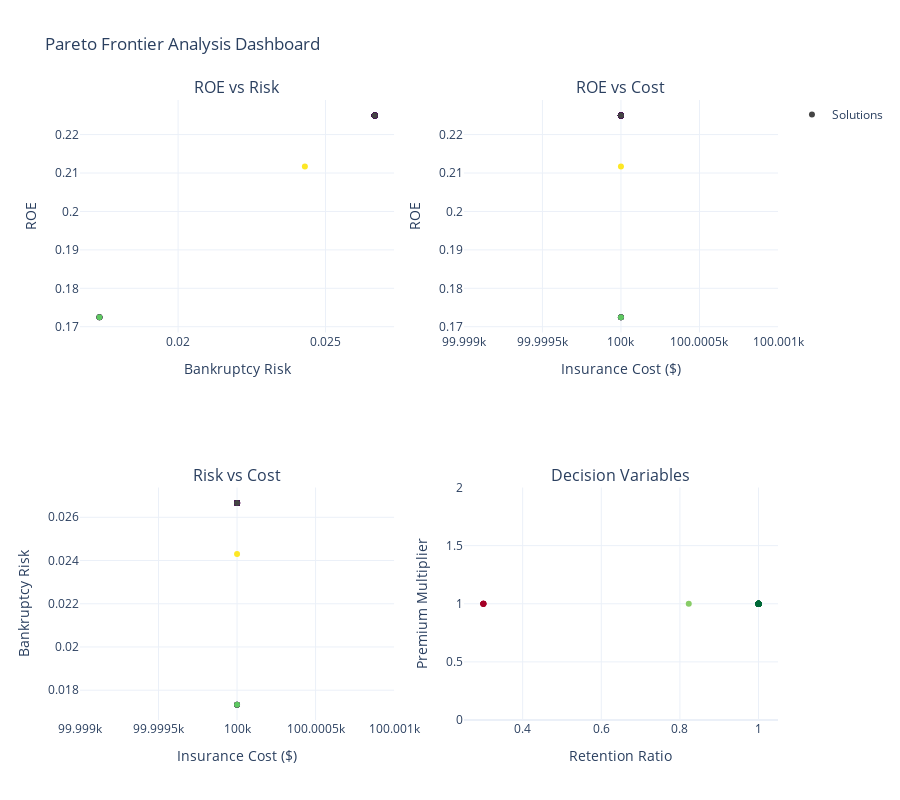

Notebook code for this chart:
### Markdown cell above
## 7. Interactive Dashboard for Decision Making

### Code cell
# Create comprehensive dashboard with multiple views
from plotly.subplots import make_subplots
import plotly.graph_objects as go

# Use the 3D frontier points for comprehensive analysis
df_full = frontier_3d.to_dataframe()

# Create subplots
fig = make_subplots(
    rows=2, cols=2,
    subplot_titles=(
        "ROE vs Risk",
        "ROE vs Cost",
        "Risk vs Cost",
        "Decision Variables"
    ),
    specs=[
        [{"type": "scatter"}, {"type": "scatter"}],
        [{"type": "scatter"}, {"type": "scatter"}]
    ]
)

# ROE vs Risk
fig.add_trace(
    go.Scatter(
        x=df_full['bankruptcy_risk'],
        y=df_full['ROE'],
        mode='markers',
        marker=dict(color=df_full['crowding_distance'], colorscale='Viridis'),
        name='Solutions',
        text=[f"Point {i}" for i in range(len(df_full))],
        hovertemplate="Risk: %{x:.3f}<br>ROE: %{y:.3f}<extra></extra>"
    ),
    row=1, col=1
)

# ROE vs Cost
fig.add_trace(
    go.Scatter(
        x=df_full['insurance_cost'],
        y=df_full['ROE'],
        mode='markers',
        marker=dict(color=df_full['crowding_distance'], colorscale='Viridis'),
        name='Solutions',
        showlegend=False,
        hovertemplate="Cost: $%{x:,.0f}<br>ROE: %{y:.3f}<extra></extra>"
    ),
    row=1, col=2
)

# Risk vs Cost
fig.add_trace(
    go.Scatter(
        x=df_full['insurance_cost'],
        y=df_full['bankruptcy_risk'],
        mode='markers',
        marker=dict(color=df_full['crowding_distance'], colorscale='Viridis'),
        name='Solutions',
        showlegend=False,
        hovertemplate="Cost: $%{x:,.0f}<br>Risk: %{y:.3f}<extra></extra>"
    ),
    row=2, col=1
)

# Decision Variables (Retention vs Premium Multiplier)
fig.add_trace(
    go.Scatter(
        x=df_full['decision_var_0'],  # Retention
        y=df_full['decision_var_1'],  # Premium multiplier
        mode='markers',
        marker=dict(color=df_full['ROE'], colorscale='RdYlGn'),
        name='Solutions',
        showlegend=False,
        hovertemplate="Retention: %{x:.1%}<br>Premium Mult: %{y:.2f}x<extra></extra>"
    ),
    row=2, col=2
)

# Update layout
fig.update_xaxes(title_text="Bankruptcy Risk", row=1, col=1)
fig.update_yaxes(title_text="ROE", row=1, col=1)
fig.update_xaxes(title_text="Insurance Cost ($)", row=1, col=2)
fig.update_yaxes(title_text="ROE", row=1, col=2)
fig.update_xaxes(title_text="Insurance Cost ($)", row=2, col=1)
fig.update_yaxes(title_text="Bankruptcy Risk", row=2, col=1)
fig.update_xaxes(title_text="Retention Ratio", row=2, col=2)
fig.update_yaxes(title_text="Premium Multiplier", row=2, col=2)

fig.update_layout(
    height=800,
    title_text="Pareto Frontier Analysis Dashboard",
    showlegend=True,
    template="plotly_white"
)

fig.show()

### Figure 1 — Plotly figure (JSON) as saved in the notebook; plotly's stock layout.template omitted (floating-point values rounded to 4 significant figures)
{"data": [{"hovertemplate": "Risk: %{x:.3f}<br>ROE: %{y:.3f}<extra></extra>", "marker": {"color": [Infinity, Infinity, 0.0, 0.0, 0.0, 0.0, 0.0, 0.0, 0.0, 0.0, 0.0, 0.0, 0.0, 0.0, 0.0, 0.0, 0.0, 0.0, 0.0, 0.0, 0.0, 0.0, 0.0, 0.0, 0.0, 0.0, 0.0, 0.0, 0.0, 0.0, 2.0, 0.0, 0.0, 0.0, 0.0, 0.0, 0.0, 0.0, 1.493, Infinity], "colorscale": [[0, "#440154"], [0.1111, "#482878"], [0.2222, "#3e4989"], [0.3333, "#31688e"], [0.4444, "#26828e"], [0.5556, "#1f9e89"], [0.6667, "#35b779"], [0.7778, "#6ece58"], [0.8889, "#b5de2b"], [1, "#fde725"]]}, "mode": "markers", "name": "Solutions", "text": ["Point 0", "Point 1", "Point 2", "Point 3", "Point 4", "Point 5", "Point 6", "Point 7", "Point 8", "Point 9", "Point 10", "Point 11", "Point 12", "Point 13", "Point 14", "Point 15", "Point 16", "Point 17", "Point 18", "Point 19", "Point 20", "Point 21", "Point 22", "Point 23", "Point 24", "Point 25", "Point 26", "Point 27", "Point 28", "Point 29", "Point 30", "Point 31", "Point 32", "Point 33", "Point 34", "Point 35", "Point 36", "Point 37", "Point 38", "Point 39"], "type": "scatter", "x": [0.02667, 0.01733, 0.02667, 0.02667, 0.02667, 0.02667, 0.02667, 0.02667, 0.02667, 0.02667, 0.02667, 0.02667, 0.02667, 0.02667, 0.02667, 0.02667, 0.02667, 0.02667, 0.02667, 0.01733, 0.02667, 0.02667, 0.02667, 0.02667, 0.02667, 0.02667, 0.02667, 0.02667, 0.01733, 0.02667, 0.0243, 0.02667, 0.02667, 0.02667, 0.02667, 0.02667, 0.02667, 0.02667, 0.01733, 0.02667], "xaxis": "x", "y": [0.225, 0.1725, 0.225, 0.225, 0.225, 0.225, 0.225, 0.225, 0.225, 0.225, 0.225, 0.225, 0.225, 0.225, 0.225, 0.225, 0.225, 0.225, 0.225, 0.1725, 0.225, 0.225, 0.225, 0.225, 0.225, 0.225, 0.225, 0.225, 0.1725, 0.225, 0.2117, 0.225, 0.225, 0.225, 0.225, 0.225, 0.225, 0.225, 0.1725, 0.225], "yaxis": "y"}, {"hovertemplate": "Cost: $%{x:,.0f}<br>ROE: %{y:.3f}<extra></extra>", "marker": {"color": [Infinity, Infinity, 0.0, 0.0, 0.0, 0.0, 0.0, 0.0, 0.0, 0.0, 0.0, 0.0, 0.0, 0.0, 0.0, 0.0, 0.0, 0.0, 0.0, 0.0, 0.0, 0.0, 0.0, 0.0, 0.0, 0.0, 0.0, 0.0, 0.0, 0.0, 2.0, 0.0, 0.0, 0.0, 0.0, 0.0, 0.0, 0.0, 1.493, Infinity], "colorscale": [[0, "#440154"], [0.1111, "#482878"], [0.2222, "#3e4989"], [0.3333, "#31688e"], [0.4444, "#26828e"], [0.5556, "#1f9e89"], [0.6667, "#35b779"], [0.7778, "#6ece58"], [0.8889, "#b5de2b"], [1, "#fde725"]]}, "mode": "markers", "name": "Solutions", "showlegend": false, "type": "scatter", "x": [100000.0, 100000.0, 100000.0, 100000.0, 100000.0, 100000.0, 100000.0, 100000.0, 100000.0, 100000.0, 100000.0, 100000.0, 100000.0, 100000.0, 100000.0, 100000.0, 100000.0, 100000.0, 100000.0, 100000.0, 100000.0, 100000.0, 100000.0, 100000.0, 100000.0, 100000.0, 100000.0, 100000.0, 100000.0, 100000.0, 100000.0, 100000.0, 100000.0, 100000.0, 100000.0, 100000.0, 100000.0, 100000.0, 100000.0, 100000.0], "xaxis": "x2", "y": [0.225, 0.1725, 0.225, 0.225, 0.225, 0.225, 0.225, 0.225, 0.225, 0.225, 0.225, 0.225, 0.225, 0.225, 0.225, 0.225, 0.225, 0.225, 0.225, 0.1725, 0.225, 0.225, 0.225, 0.225, 0.225, 0.225, 0.225, 0.225, 0.1725, 0.225, 0.2117, 0.225, 0.225, 0.225, 0.225, 0.225, 0.225, 0.225, 0.1725, 0.225], "yaxis": "y2"}, {"hovertemplate": "Cost: $%{x:,.0f}<br>Risk: %{y:.3f}<extra></extra>", "marker": {"color": [Infinity, Infinity, 0.0, 0.0, 0.0, 0.0, 0.0, 0.0, 0.0, 0.0, 0.0, 0.0, 0.0, 0.0, 0.0, 0.0, 0.0, 0.0, 0.0, 0.0, 0.0, 0.0, 0.0, 0.0, 0.0, 0.0, 0.0, 0.0, 0.0, 0.0, 2.0, 0.0, 0.0, 0.0, 0.0, 0.0, 0.0, 0.0, 1.493, Infinity], "colorscale": [[0, "#440154"], [0.1111, "#482878"], [0.2222, "#3e4989"], [0.3333, "#31688e"], [0.4444, "#26828e"], [0.5556, "#1f9e89"], [0.6667, "#35b779"], [0.7778, "#6ece58"], [0.8889, "#b5de2b"], [1, "#fde725"]]}, "mode": "markers", "name": "Solutions", "showlegend": false, "type": "scatter", "x": [100000.0, 100000.0, 100000.0, 100000.0, 100000.0, 100000.0, 100000.0, 100000.0, 100000.0, 100000.0, 100000.0, 100000.0, 100000.0, 100000.0, 100000.0, 100000.0, 100000.0, 100000.0, 100000.0, 100000.0, 100000.0, 100000.0, 100000.0, 100000.0, 100000.0, 100000.0, 100000.0, 100000.0, 100000.0, 100000.0, 100000.0, 100000.0, 100000.0, 100000.0, 100000.0, 100000.0, 100000.0, 100000.0, 100000.0, 100000.0], "xaxis": "x3", "y": [0.02667, 0.01733, 0.02667, 0.02667, 0.02667, 0.02667, 0.02667, 0.02667, 0.02667, 0.02667, 0.02667, 0.02667, 0.02667, 0.02667, 0.02667, 0.02667, 0.02667, 0.02667, 0.02667, 0.01733, 0.02667, 0.02667, 0.02667, 0.02667, 0.02667, 0.02667, 0.02667, 0.02667, 0.01733, 0.02667, 0.0243, 0.02667, 0.02667, 0.02667, 0.02667, 0.02667, 0.02667, 0.02667, 0.01733, 0.02667], "yaxis": "y3"}, {"hovertemplate": "Retention: %{x:.1%}<br>Premium Mult: %{y:.2f}x<extra></extra>", "marker": {"color": [0.225, 0.1725, 0.225, 0.225, 0.225, 0.225, 0.225, 0.225, 0.225, 0.225, 0.225, 0.225, 0.225, 0.225, 0.225, 0.225, 0.225, 0.225, 0.225, 0.1725, 0.225, 0.225, 0.225, 0.225, 0.225, 0.225, 0.225, 0.225, 0.1725, 0.225, 0.2117, 0.225, 0.225, 0.225, 0.225, 0.225, 0.225, 0.225, 0.1725, 0.225], "colorscale": [[0, "rgb(165,0,38)"], [0.1, "rgb(215,48,39)"], [0.2, "rgb(244,109,67)"], [0.3, "rgb(253,174,97)"], [0.4, "rgb(254,224,139)"], [0.5, "rgb(255,255,191)"], [0.6, "rgb(217,239,139)"], [0.7, "rgb(166,217,106)"], [0.8, "rgb(102,189,99)"], [0.9, "rgb(26,152,80)"], [1, "rgb(0,104,55)"]]}, "mode": "markers", "name": "Solutions", "showlegend": false, "type": "scatter", "x": [1.0, 0.3, 1.0, 1.0, 1.0, 1.0, 1.0, 1.0, 1.0, 1.0, 1.0, 1.0, 1.0, 1.0, 1.0, 1.0, 1.0, 1.0, 1.0, 0.3, 1.0, 1.0, 1.0, 1.0, 1.0, 1.0, 1.0, 1.0, 0.3, 1.0, 0.8225, 1.0, 1.0, 1.0, 1.0, 1.0, 1.0, 1.0, 0.3, 1.0], "xaxis": "x4", "y": [1.0, 1.0, 1.0, 1.0, 1.0, 1.0, 1.0, 1.0, 1.0, 1.0, 1.0, 1.0, 1.0, 1.0, 1.0, 1.0, 1.0, 1.0, 1.0, 1.0, 1.0, 1.0, 1.0, 1.0, 1.0, 1.0, 1.0, 1.0, 1.0, 1.0, 1.0, 1.0, 1.0, 1.0, 1.0, 1.0, 1.0, 1.0, 1.0, 1.0], "yaxis": "y4"}], "layout": {"annotations": [{"font": {"size": 16}, "showarrow": false, "text": "ROE vs Risk", "x": 0.225, "xanchor": "center", "xref": "paper", "y": 1, "yanchor": "bottom", "yref": "paper"}, {"font": {"size": 16}, "showarrow": false, "text": "ROE vs Cost", "x": 0.775, "xanchor": "center", "xref": "paper", "y": 1, "yanchor": "bottom", "yref": "paper"}, {"font": {"size": 16}, "showarrow": false, "text": "Risk vs Cost", "x": 0.225, "xanchor": "center", "xref": "paper", "y": 0.375, "yanchor": "bottom", "yref": "paper"}, {"font": {"size": 16}, "showarrow": false, "text": "Decision Variables", "x": 0.775, "xanchor": "center", "xref": "paper", "y": 0.375, "yanchor": "bottom", "yref": "paper"}], "height": 800, "showlegend": true, "title": {"text": "Pareto Frontier Analysis Dashboard"}, "xaxis": {"anchor": "y", "domain": [0, 0.45], "title": {"text": "Bankruptcy Risk"}}, "xaxis2": {"anchor": "y2", "domain": [0.55, 1], "title": {"text": "Insurance Cost ($)"}}, "xaxis3": {"anchor": "y3", "domain": [0, 0.45], "title": {"text": "Insurance Cost ($)"}}, "xaxis4": {"anchor": "y4", "domain": [0.55, 1], "title": {"text": "Retention Ratio"}}, "yaxis": {"anchor": "x", "domain": [0.625, 1], "title": {"text": "ROE"}}, "yaxis2": {"anchor": "x2", "domain": [0.625, 1], "title": {"text": "ROE"}}, "yaxis3": {"anchor": "x3", "domain": [0, 0.375], "title": {"text": "Bankruptcy Risk"}}, "yaxis4": {"anchor": "x4", "domain": [0, 0.375], "title": {"text": "Premium Multiplier"}}}}
